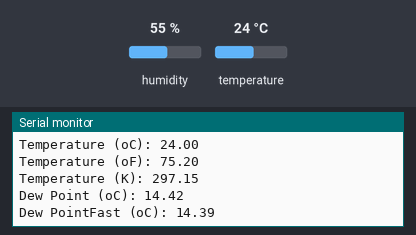
This sketch was run on a simulated Arduino Uno, built with avr-gcc and run on an emulated ATmega328P. On the bench: the last lines printed to the serial monitor. Inputs (shaded band) come from the test bench; at power-on: humidity 55 %, temperature 24 °C.

Above: at 2.9 s.
3.0 s: humidity set to 22 %
At 5.3 s:
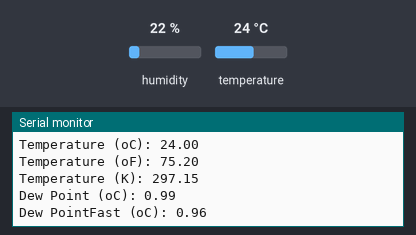
5.8 s: temperature set to 12 °C
At 7.1 s:
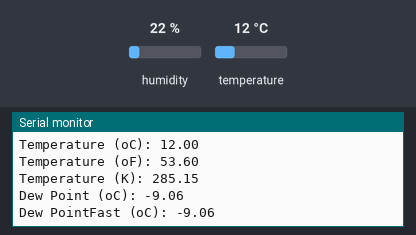
8.6 s: temperature set to 41 °C
At 12.1 s:
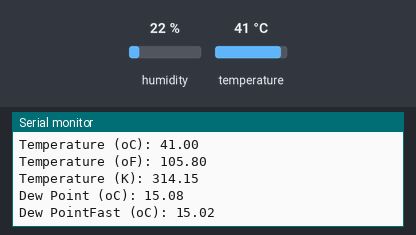
Timing chart, 0 to 13.6 s (numbered marks = the images above; inputs shaded):
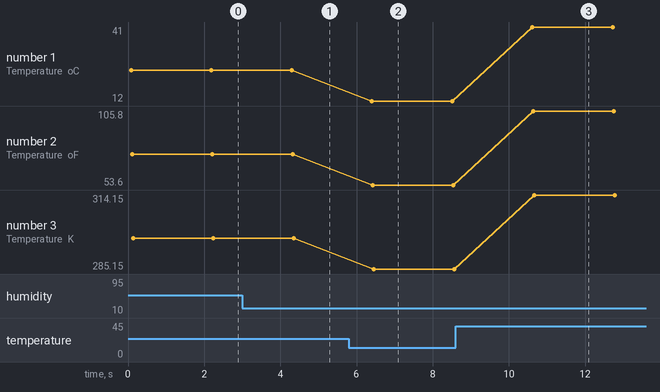

Measured:
- after the input at 3.0 s, the serial monitor: prints a new line after 1.3 s (image 1)
- after the input at 5.8 s, the serial monitor: prints a new line after 0.60 s (image 2)
- after the input at 8.6 s, the serial monitor: prints a new line after 2.0 s (image 3)
- plotted number 1: 24 → 12 after the input at 5.8 s, 12 → 41 after the input at 8.6 s
- plotted number 2: 75.2 → 53.6 after the input at 5.8 s, 53.6 → 105.8 after the input at 8.6 s
- plotted number 3: 297.15 → 285.15 after the input at 5.8 s, 285.15 → 314.15 after the input at 8.6 s

The sketch:

Digital_Temperature_Humidity_test.ino
```cpp
#include <DHT.h>
#include <spi.h>

dht DHT11;

#define DHT11PIN 4

void setup()
{
  Serial.begin(9600);
  Serial.println("DHT11 TEST PROGRAM ");
  Serial.print("LIBRARY VERSION: ");
  //Serial.println(DHT11LIB_VERSION);
  Serial.println();
}

void loop()
{
  Serial.println("\n");

  int chk = DHT11.read22(DHT11PIN);

  Serial.print("Read sensor: ");
  switch (chk)
  {
    case DHTLIB_OK:
                Serial.println("OK");
                break;
    case DHTLIB_ERROR_CHECKSUM:
                Serial.println("Checksum error");
                break;
    case DHTLIB_ERROR_TIMEOUT:
                Serial.println("Time out error");
                break;
    default:
                Serial.println("Unknown error");
                break;
  }

  Serial.print("Humidity (%): ");
  Serial.println((float)DHT11.humidity, 2);

  Serial.print("Temperature (oC): ");
  Serial.println((float)DHT11.temperature, 2);

  Serial.print("Temperature (oF): ");
  Serial.println(Fahrenheit(DHT11.temperature), 2);

  Serial.print("Temperature (K): ");
  Serial.println(Kelvin(DHT11.temperature), 2);

  Serial.print("Dew Point (oC): ");
  Serial.println(dewPoint(DHT11.temperature, DHT11.humidity));

  Serial.print("Dew PointFast (oC): ");
  Serial.println(dewPointFast(DHT11.temperature, DHT11.humidity));

  delay(2000);
}
//Celsius to Fahrenheit conversion
double Fahrenheit(double celsius)
{
        return 1.8 * celsius + 32;
}

// fast integer version with rounding
//int Celcius2Fahrenheit(int celcius)
//{
//  return (celsius * 18 + 5)/10 + 32;
//}


//Celsius to Kelvin conversion
double Kelvin(double celsius)
{
        return celsius + 273.15;
}

// dewPoint function NOAA
// reference: http://wahiduddin.net/calc/density_algorithms.htm
double dewPoint(double celsius, double humidity)
{
        double RATIO = 373.15 / (273.15 + celsius);  // RATIO was originally named A0, possibly confusing in Arduino context
        double SUM = -7.90298 * (RATIO - 1);
        SUM += 5.02808 * log10(RATIO);
        SUM += -1.3816e-7 * (pow(10, (11.344 * (1 - 1/RATIO ))) - 1) ;
        SUM += 8.1328e-3 * (pow(10, (-3.49149 * (RATIO - 1))) - 1) ;
        SUM += log10(1013.246);
        double VP = pow(10, SUM - 3) * humidity;
        double T = log(VP/0.61078);   // temp var
        return (241.88 * T) / (17.558 - T);
}

// delta max = 0.6544 wrt dewPoint()
// 5x faster than dewPoint()
// reference: http://en.wikipedia.org/wiki/Dew_point
double dewPointFast(double celsius, double humidity)
{
        double a = 17.271;
        double b = 237.7;
        double temp = (a * celsius) / (b + celsius) + log(humidity/100);
        double Td = (b * temp) / (a - temp);
        return Td;
}
//
// END OF FILE
//
```
